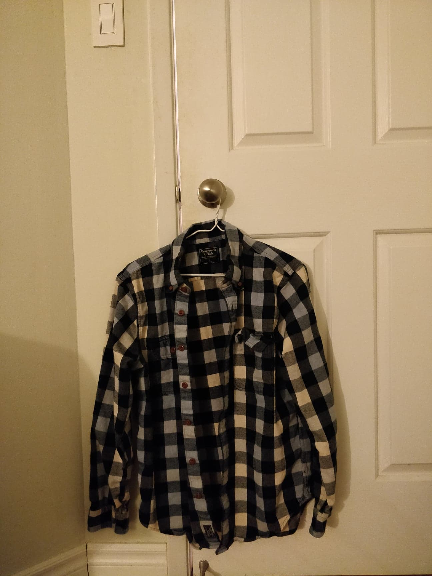
#> input picture backend/original.png, 432 x 576 px, found by its file name
$ python knnmat.py   (older library calls are emulated)
#> lines starting #> are read from the running program, lines starting #| are printed output that depends on the picture; after the words box and inside, x2 and y2 are one past the last pixel; in counts of white or black regions, pixels touching at a corner belong together
#> in main, img is the input picture: shape (576, 432, 3); mean B, G, R 97.4, 127.6, 147.8
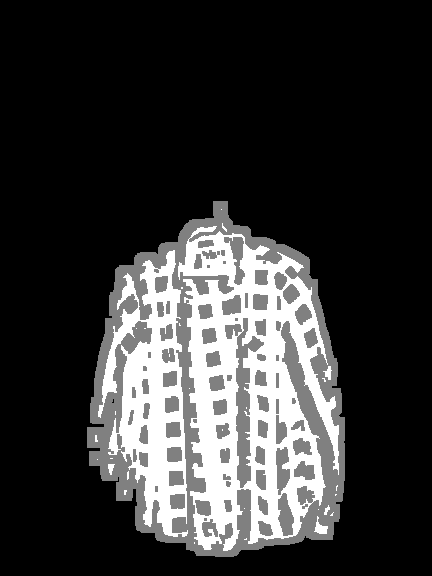
#> input picture backend/trimap.png, 432 x 576 px, found by its file name
#> in main, trimap is the input picture: shape (576, 432, 3); min 0, max 255, mean 53.9
import numpy as np
import sklearn.neighbors
import scipy.sparse
import warnings
import matplotlib.pyplot as plt
from scipy.misc import imsave
#import imageio
import cv2
from scikits.umfpack import spsolve, splu
nn = 10


def knn_matte(img, trimap, mylambda=100):
#> called with mylambda = 100
    [m, n, c] = img.shape
#> m = 576; n = 432; c = 3
    img, trimap = img/255.0, trimap/255.0
    foreground = (trimap > 0.99).astype(int)
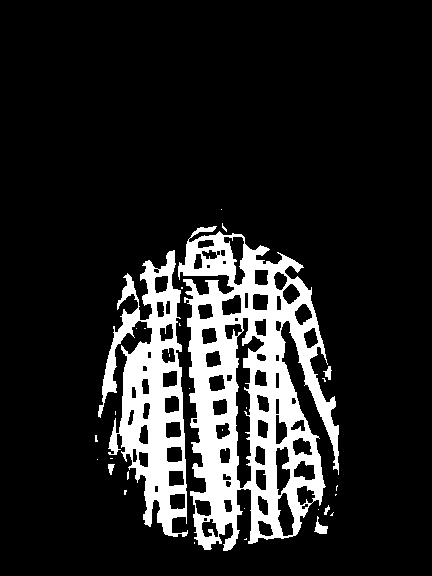
#> foreground: shape (576, 432, 3) int64; values 0 (black) and 1 (white), 14.3% white; 30 white regions (24 under 20 px), largest, box (x1, y1, x2, y2) and area: (178, 226, 339, 551) 24164, (98, 250, 188, 537) 11051, (314, 516, 328, 534) 117, (323, 366, 332, 380) 65, (108, 464, 115, 475) 48, (324, 505, 330, 515) 30
    background = (trimap < 0.01).astype(int)
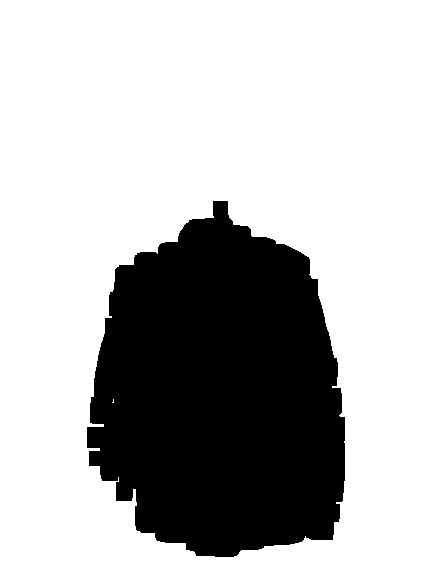
#> background: shape (576, 432, 3) int64; values 0 (black) and 1 (white), 72.1% white; 1 black region, box (x1, y1, x2, y2) and area: (87, 201, 345, 557) 69511
    all_constraints = foreground + background
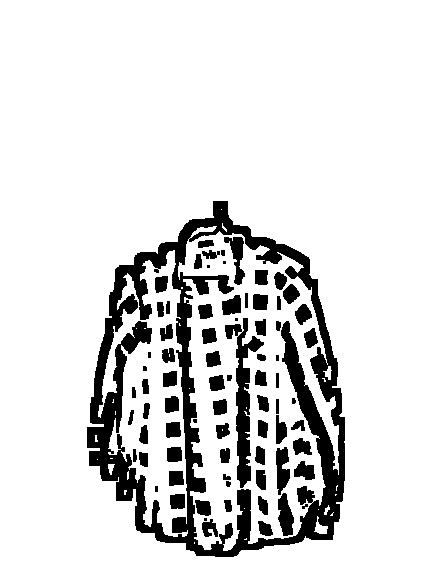
#> all_constraints: shape (576, 432, 3) int64; values 0 (black) and 1 (white), 86.4% white; 76 black regions (10 under 20 px), largest, box (x1, y1, x2, y2) and area: (87, 201, 345, 557) 21836, (225, 318, 264, 488) 2093, (278, 493, 294, 536) 465

    print('Finding nearest neighbors')
    a, b = np.unravel_index(np.arange(m*n), (m, n))
    feature_vec = np.append(np.transpose(img.reshape(m*n,c)), [ a, b]/np.sqrt(m*m + n*n), axis=0).T
    nbrs = sklearn.neighbors.NearestNeighbors(n_neighbors=10, n_jobs=4).fit(feature_vec)
    knns = nbrs.kneighbors(feature_vec)[1]

    # Compute Sparse A
    print('Computing sparse A')
    row_inds = np.repeat(np.arange(m*n), 10)
    col_inds = knns.reshape(m*n*10)
    vals = 1 - np.linalg.norm(feature_vec[row_inds] - feature_vec[col_inds], axis=1)/(c+2)
    A = scipy.sparse.coo_matrix((vals, (row_inds, col_inds)),shape=(m*n, m*n))

    D_script = scipy.sparse.diags(np.ravel(A.sum(axis=1)))
    L = D_script-A
    D = scipy.sparse.diags(np.ravel(all_constraints[:,:, 0]))
    v = np.ravel(foreground[:,:,0])
    c = 2*mylambda*np.transpose(v)
    H = 2*(L + mylambda*D)

    print('Solving linear system for alpha')
    #warnings.filterwarnings('error')
    alpha = []
    alpha = np.minimum(np.maximum(scipy.sparse.linalg.spsolve(H, c), 0), 1).reshape(m, n)
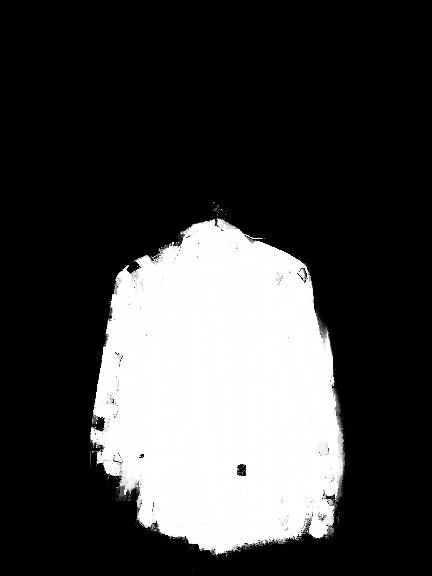
#> alpha: shape (576, 432) float64; min 0, max 1, mean 0.258
    # [5 lines of commented-out code are left out]
    return alpha


def main():
    #img = scipy.misc.imread('donkey.png')[:,:,:3]
    #trimap = scipy.misc.imread('donkeyTrimap.png')[:,:,:3]
    img = cv2.imread('original.png')
    trimap = cv2.imread('trimap.png')
    alpha = knn_matte(img, trimap)
    imsave('mat_output.png', alpha)
    #plt.title('Alpha Matte')
    #plt.imshow(alpha, cmap='gray')
    #plt.show()

if __name__ == '__main__':
    main()
